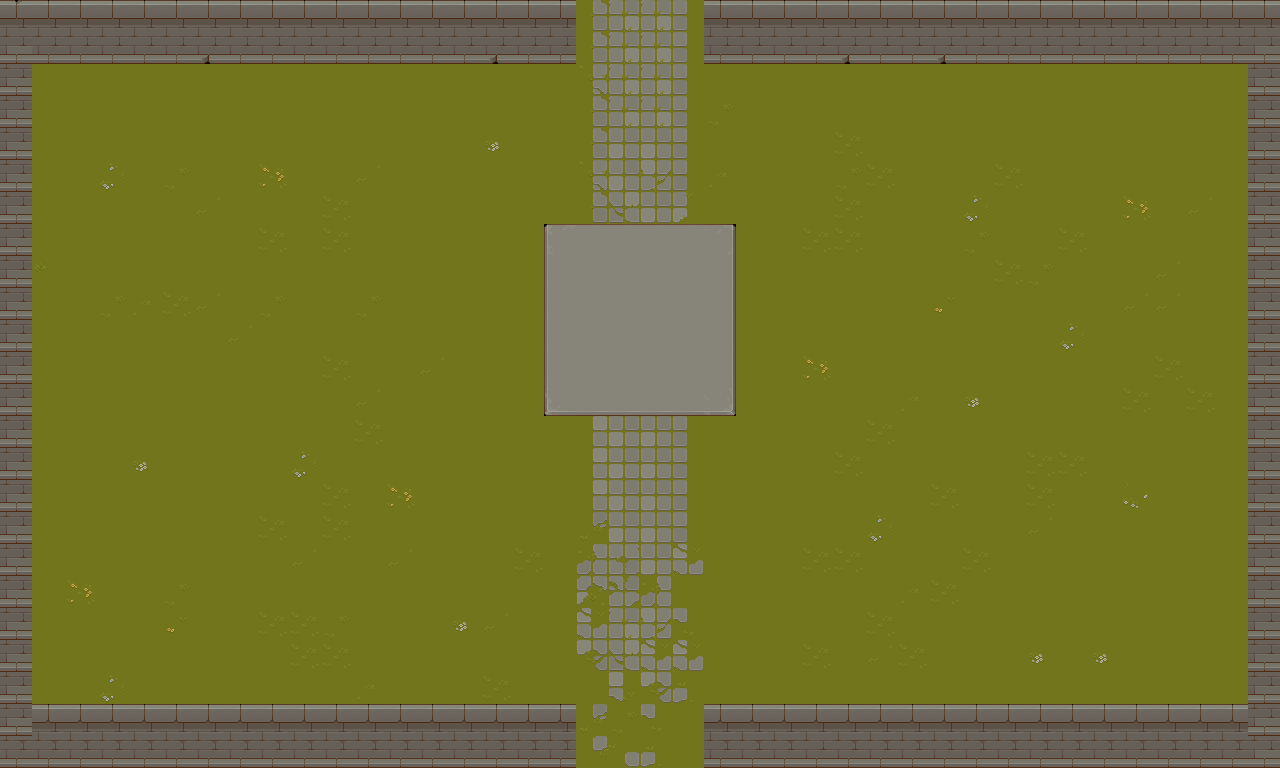

The image is a tile-based game level rendered from a .tmx file. Its description and complete source (layers, tilesets, objects, tile grids) follow:
An orthogonal 40x24 tile map with 32x32 px tiles, 1 tile layer (Tilelaag 1), 3 tilesets and 1 object (door).

<map version="1.10" tiledversion="1.10.1" orientation="orthogonal" renderorder="right-down" width="40" height="24" tilewidth="32" tileheight="32" infinite="0" nextlayerid="5" nextobjectid="8">
 <tileset firstgid="1" name="TX_Tileset_Grass" tilewidth="32" tileheight="32" tilecount="64" columns="8">
  <image source="../../Downloads/TX_Tileset_Grass.png" width="256" height="256" />
 </tileset>
 <tileset firstgid="65" name="muur" tilewidth="32" tileheight="32" tilecount="256" columns="16">
  <image source="../../Downloads/muur.png" width="512" height="512" />
 </tileset>
 <tileset firstgid="321" name="floorTiles" tilewidth="32" tileheight="32" tilecount="64" columns="8">
  <image source="../../Downloads/floorTiles.png" width="256" height="256" />
 </tileset>
 <layer id="1" name="Tilelaag 1" width="40" height="24">
  <data encoding="csv">
162,115,115,115,115,115,115,115,115,115,115,115,115,115,115,115,115,115,43,34,34,36,115,115,115,115,115,115,115,115,115,115,115,115,115,115,115,115,115,115,
229,131,131,131,131,131,179,131,131,131,131,131,131,131,131,179,131,131,43,34,34,36,131,131,131,131,179,131,131,179,131,131,131,131,131,131,131,131,131,229,
229,1,1,1,1,1,1,1,1,1,1,1,1,1,1,1,1,1,51,34,34,36,1,1,1,1,1,1,1,1,1,1,1,1,1,1,1,1,1,229,
229,1,1,1,1,1,1,1,1,1,1,1,1,1,1,1,1,1,43,34,34,36,10,1,1,1,1,1,1,1,1,1,1,1,1,1,1,1,1,229,
229,1,1,1,1,1,1,1,1,1,1,1,1,1,1,13,1,1,43,33,33,36,1,1,1,1,26,1,1,1,1,1,1,1,1,1,1,1,1,229,
229,1,1,22,1,10,1,1,30,1,1,27,1,1,1,1,1,1,51,33,42,36,19,1,1,1,10,26,1,1,1,26,1,1,1,1,1,1,1,229,
229,1,1,1,1,1,27,1,1,1,26,1,1,1,1,1,1,1,43,49,33,44,1,1,1,1,26,1,1,1,22,1,1,1,1,30,1,27,1,229,
229,1,1,1,1,1,1,1,26,1,26,1,1,1,1,1,1,321,322,322,322,322,323,1,1,26,26,1,1,1,10,1,1,26,1,1,1,1,1,229,
229,2,1,1,1,1,1,1,1,1,1,1,1,1,1,1,1,329,330,330,330,330,331,1,1,1,1,1,1,1,1,26,10,1,1,1,27,1,1,229,
229,1,1,10,19,26,27,1,10,1,1,10,1,1,1,1,1,329,330,330,330,330,331,1,1,1,1,1,1,21,1,1,1,1,1,27,27,1,1,229,
229,1,1,1,1,1,1,27,1,1,1,1,1,1,1,1,1,329,330,330,330,330,331,1,1,1,1,1,1,1,1,1,1,22,1,1,1,1,1,229,
229,1,1,1,1,1,1,1,1,1,26,1,1,27,1,1,1,329,330,330,330,330,331,1,1,30,1,1,1,1,1,1,1,1,1,1,26,1,1,229,
229,1,1,1,1,1,1,1,1,1,1,27,1,1,1,1,1,337,338,338,338,338,339,1,1,1,1,1,19,1,13,1,1,1,1,26,1,26,1,229,
229,1,1,1,1,1,1,1,1,1,1,26,1,1,1,1,1,1,35,33,33,36,1,1,1,1,1,26,1,1,1,1,1,1,1,1,1,1,1,229,
229,1,1,1,13,1,1,1,1,22,1,1,1,1,1,1,1,1,35,33,33,36,1,1,1,1,26,1,1,1,1,1,26,26,1,1,1,1,1,229,
229,1,1,1,1,1,1,1,1,1,26,1,30,1,1,1,1,1,35,33,33,36,1,1,1,1,1,1,1,26,1,1,26,1,1,29,1,1,1,229,
229,1,1,1,1,1,1,1,26,1,26,1,1,1,1,1,1,1,59,33,33,36,1,1,1,1,1,22,1,1,1,1,27,1,1,1,1,1,1,229,
229,1,1,1,1,1,1,1,1,27,1,1,27,1,1,1,26,1,61,41,33,62,1,1,1,26,26,1,1,1,26,1,1,1,1,1,1,1,1,229,
229,1,30,1,1,10,1,1,1,1,1,1,1,1,1,1,1,1,57,50,61,1,1,1,1,1,1,1,19,26,1,1,1,1,1,1,1,1,1,229,
229,1,1,1,1,21,1,1,26,26,10,1,1,1,13,27,1,1,62,34,42,53,1,1,1,1,1,26,1,1,1,1,1,1,1,1,1,1,1,229,
229,1,1,1,1,1,1,1,1,26,26,1,1,1,1,1,1,1,58,49,62,62,1,1,1,26,1,27,26,1,1,1,13,1,13,1,1,1,1,229,
229,1,1,22,1,1,1,1,1,1,1,19,1,1,1,26,1,1,1,60,58,55,1,1,1,1,1,1,1,1,1,1,1,1,1,1,1,1,1,229,
229,163,163,163,163,163,163,163,163,163,163,163,163,163,163,163,163,163,59,10,53,1,163,163,163,163,163,163,163,163,163,163,163,163,163,163,163,163,163,229,
178,178,178,178,178,178,178,178,178,178,178,178,178,178,178,178,178,178,54,56,55,1,178,178,178,131,178,178,178,178,178,178,178,178,178,178,178,178,178,229
</data>
 </layer>
 <objectgroup id="4" name="deur">
  <object id="7" type="door" x="576" y="672" width="128" height="96" />
 </objectgroup>
</map>
